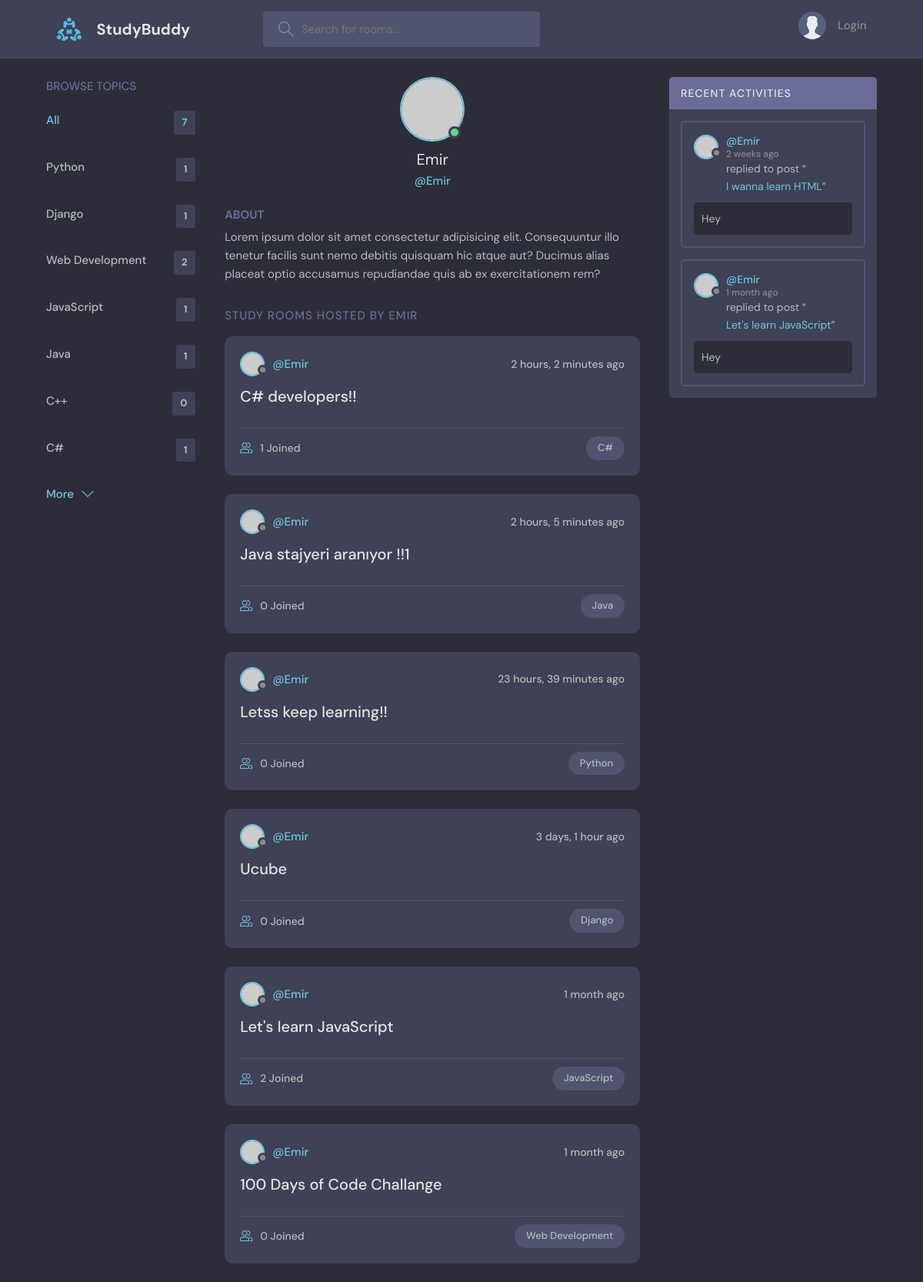
The app's page /profile/1 with its own data.
### base/models.py (models this page shows, shortened)
class Topic(models.Model):
    name = models.CharField(max_length=200)

class Room(models.Model):
    host = models.ForeignKey(User, on_delete=models.SET_NULL, null=True)
    topic = models.ForeignKey(Topic, on_delete=models.SET_NULL, null=True)
    name = models.CharField(max_length=200)
    description = models.TextField(null = True, blank=True)
    participants = models.ManyToManyField(User, related_name='participants', blank=True)
    updated = models.DateTimeField(auto_now = True)
    created = models.DateTimeField(auto_now_add = True)
    class Meta:
        ordering=['-updated','-created']
    def __str__(self) :
        return self.name

class Message(models.Model):
    user = models.ForeignKey(User,on_delete=models.CASCADE)
    room = models.ForeignKey(Room, on_delete=models.CASCADE)
    body = models.TextField()
    updated = models.DateTimeField(auto_now = True)
    created = models.DateTimeField(auto_now_add = True)
    class Meta:
        ordering=['-updated','-created']

### base/views.py (the view)
# urls.py: path('profile/<str:pk>', views.userProfile, name="user-profile"),
def userProfile(request,pk):
    user = User.objects.get(id=pk)
    rooms = user.room_set.all()
    room_messages= user.message_set.all()
    topics= Topic.objects.all()
    context={'user':user,'rooms':rooms,'room_messages':room_messages,'topics':topics}
    return render(request, 'base/profile.html', context)

### base/templates/base/profile.html (shortened to what this page needs)
{% extends 'main.html' %}
{% block content %}
  <main class="profile-page layout layout--3">
    <div class="container">
      {% include 'base/topics_component.html' %}
      <div class="roomList">
        <div class="profile">
          <div class="profile__avatar">
            <div class="avatar avatar--large active">
              <img src="https://randomuser.me/api/portraits/men/11.jpg" />
            </div>
          </div>
          <div class="profile__info">
            <h3>{{user.username}}</h3>
            <p>@{{user.username}}</p>
          </div>
          <div class="profile__about">
            <h3>About</h3>
            <p>
              Lorem ipsum dolor sit amet consectetur adipisicing elit. Consequuntur illo tenetur
              facilis sunt nemo debitis quisquam hic atque aut? Ducimus alias placeat optio
              accusamus repudiandae quis ab ex exercitationem rem?
            </p>
          </div>
        </div>
        <div class="roomList__header">
          <div>
            <h2>Study Rooms Hosted by {{user.username}}</a>
            </h2>
          </div>
        </div>
        {% include 'base/feed_component.html'%}
      </div>
      {% include 'base/activity_component.html'%}
    </div>
  </main>
{% endblock content %}

### base/templates/base/topics_component.html
<div class="topics">
    <div class="topics__header">
      <h2>Browse Topics</h2>
    </div>
    <ul class="topics__list">
      <li>
        <a href="{% url 'home' %}" class="active">All <span>{{topics.count}}</span></a>
      </li>
      {% for topic in topics %}
      <li>
        <a href="{% url 'home' %}?q={{topic.name}}">{{topic.name}} <span>{{topic.room_set.all.count}}</span></a>
      </li>
      {% endfor %}
    </ul>
    <a class="btn btn--link" href="topics.html">
      More
      <svg version="1.1" xmlns="http://www.w3.org/2000/svg" width="32" height="32" viewBox="0 0 32 32">
        <title>chevron-down</title>
        <path d="M16 21l-13-13h-3l16 16 16-16h-3l-13 13z"></path>
      </svg>
    </a>
  </div>

### base/templates/base/feed_component.html (shortened to what this page needs)
{% for room in rooms %}
<div class="roomListRoom">
    <div class="roomListRoom__header">
      <a href="{% url 'user-profile' room.host.id %}" class="roomListRoom__author">
        <div class="avatar avatar--small">
          <img src="https://randomuser.me/api/portraits/women/11.jpg" />
        </div>
        <span>@{{room.host.username}}</span>
      </a>
      <div class="roomListRoom__actions">
        <span>{{room.created|timesince}} ago</span>
      </div>
    </div>
    <div class="roomListRoom__content">
      <a href="{% url 'room' room.id %}">{{room.name}}</a>
    </div>
    <div class="roomListRoom__meta">
      <a href="{% url 'room' room.id %}" class="roomListRoom__joined">
        {{room.participants.all.count}} Joined
      </a>
      <p class="roomListRoom__topic">{{room.topic.name}}</p>
    </div>
  </div>
  {% endfor %}

### base/templates/base/activity_component.html (shortened to what this page needs)
<div class="activities">
    <div class="activities__header">
      <h2>Recent Activities</h2>
    </div>
    {% for message in room_messages %}
    <div class="activities__box">
      <div class="activities__boxHeader roomListRoom__header">
        <a href="{% url 'user-profile' message.user.id %}" class="roomListRoom__author">
          <div class="avatar avatar--small">
            <img src="https://randomuser.me/api/portraits/women/11.jpg" />
          </div>
          <p>
            @{{message.user}}
            <span>{{message.created|timesince}} ago</span>
          </p>
        </a>
      </div>
      <div class="activities__boxContent">
        <p>replied to post “<a href="{% url 'room' message.room.id %}">{{message.room}}</a>”</p>
        <div class="activities__boxRoomContent">
          {{message.body}}
        </div>
      </div>
    </div>
    {% endfor%}
  </div>

### records on screen
Topic: name "Python", room_set.all.count "1"
Topic: name "Django", room_set.all.count "1"
Topic: name "Web Development", room_set.all.count "2"
Topic: name "JavaScript", room_set.all.count "1"
Topic: name "Java", room_set.all.count "1"
Topic: name "C++", room_set.all.count "0"
Topic: name "C#", room_set.all.count "1"
Room: host.username "Emir", created "2 hours, 2 minutes", name "C# developers!!", participants.all.count "1", topic.name "C#"
Room: host.username "Emir", created "2 hours, 5 minutes", name "Java stajyeri aranıyor !!1", participants.all.count "0", topic.name "Java"
Room: host.username "Emir", created "23 hours, 39 minutes", name "Letss keep learning!!", participants.all.count "0", topic.name "Python"
Room: host.username "Emir", created "3 days, 1 hour", name "Ucube", participants.all.count "0", topic.name "Django"
Room: host.username "Emir", created "1 month", name "Let's learn JavaScript", participants.all.count "2", topic.name "JavaScript"
Room: host.username "Emir", created "1 month", name "100 Days of Code Challange", participants.all.count "0", topic.name "Web Development"
Message: user "Emir", created "2 weeks", room "I wanna learn HTML", body "Hey"
Message: user "Emir", created "1 month", room "Let's learn JavaScript", body "Hey"

### other values on screen
{{ topics.count }} "7"
{{ user.username }} "Emir"
{{ user.username }} "EMIR"
